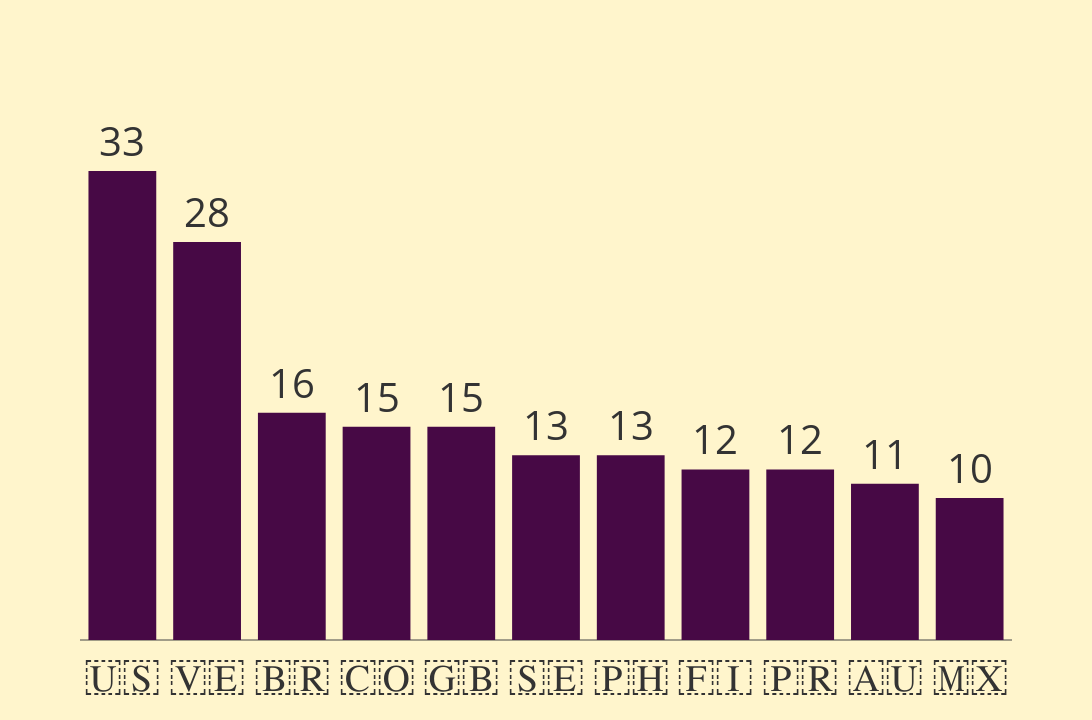

Source (notebook cell):
### Markdown cell above
### Miss Universe

### Code cell
import pandas as pd
import plotly.graph_objects as go

def plot_top_five_finishes(min_top_five=1):
    """
    Plot the number of Top Five Finishes by Country in Miss Universe with country flags.

    Args:
        min_top_five (int): Minimum number of top-five finishes to include in the chart.
        
    Returns:
        pd.DataFrame: A dataframe containing the filtered results.
    """
    # Load the dataset, handling varying column counts
    df = pd.read_csv("d_miss_universe.csv", header=0, names=['year', 'first', 'second', 'third', 'fourth', 'fifth'], engine='python')

    # Combine all the top-five columns into one list, excluding "-"
    top_five_countries = pd.concat([
        df['first'], df['second'], df['third'], df['fourth'], df['fifth']
    ]).dropna()
    top_five_countries = top_five_countries[top_five_countries != "-"]

    # Count the occurrences of each country
    top_five_counts = top_five_countries.value_counts().reset_index()
    top_five_counts.columns = ['country', 'count']

    # Filter by minimum number of top-five finishes
    filtered_counts = top_five_counts[top_five_counts['count'] >= min_top_five]

    # Replace country codes with flag emojis
    country_flags = {
        "USA": "🇺🇸", "VEN": "🇻🇪", "BRA": "🇧🇷", "COL": "🇨🇴", "GBR": "🇬🇧",
        "SWE": "🇸🇪", "PHL": "🇵🇭", "FIN": "🇫🇮", "PRI": "🇵🇷", "AUS": "🇦🇺",
        "MEX": "🇲🇽"  # Add other codes and flags as necessary
    }
    filtered_counts['country'] = filtered_counts['country'].map(lambda x: country_flags.get(x, x))

    # Create the bar chart using Plotly
    fig = go.Figure()

    fig.add_trace(go.Bar(
        x=filtered_counts['country'],
        y=filtered_counts['count'],
        text=filtered_counts['count'],  # Show counts on bars
        textposition='outside',  # Place text outside the bars
        textfont=dict(size=40)  # Make the numbers on top of bars larger
    ))

    # Update layout
    fig.update_layout(
        template='base',  # Ensure the 'base' template is registered
        title=None,
        xaxis=dict(
            showticklabels=True,
            tickfont=dict(size=50),  # Make axis values bigger
        ),
        yaxis=dict(
            showticklabels=False,
            tickfont=dict(size=30),  # Make axis values bigger
            range=[0, filtered_counts['count'].max() + 5]  # Add padding above the bars
        ),
        showlegend=False,
        xaxis_showgrid=False,  # Remove vertical gridlines
        yaxis_showgrid=False,   # Remove horizontal gridlines
        width=1280,  # Set width for 16:9 ratio
        height=720   # Set height for 16:9 ratio
    )

    # Hide axis titles
    fig.update_xaxes(title=None)
    fig.update_yaxes(title=None)

    # Show the plot
    fig.show()

    return filtered_counts

# Example usage: Adjust the minimum number of top finishes to include
result = plot_top_five_finishes(min_top_five=10)

### Figure 1 — Plotly figure (JSON) as saved in the notebook; plotly's stock layout.template omitted (floating-point values rounded to 4 significant figures)
{"data": [{"text": [33, 28, 16, 15, 15, 13, 13, 12, 12, 11, 10], "textfont": {"size": 40}, "textposition": "outside", "type": "bar", "x": ["🇺🇸", "🇻🇪", "🇧🇷", "🇨🇴", "🇬🇧", "🇸🇪", "🇵🇭", "🇫🇮", "🇵🇷", "🇦🇺", "🇲🇽"], "y": [33, 28, 16, 15, 15, 13, 13, 12, 12, 11, 10]}], "layout": {"height": 720, "showlegend": false, "title": {}, "width": 1280, "xaxis": {"showgrid": false, "showticklabels": true, "tickfont": {"size": 50}, "title": {}}, "yaxis": {"range": [0, 38], "showgrid": false, "showticklabels": false, "tickfont": {"size": 30}, "title": {}}}}
